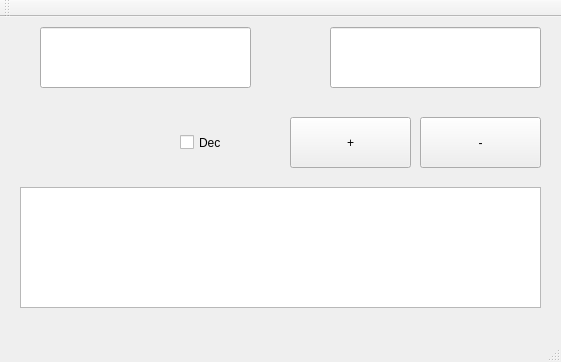
<?xml version="1.0" encoding="UTF-8"?>
<ui version="4.0">
 <class>MainWindow</class>
 <widget class="QMainWindow" name="MainWindow">
  <property name="geometry">
   <rect>
    <x>0</x>
    <y>0</y>
    <width>561</width>
    <height>362</height>
   </rect>
  </property>
  <property name="windowTitle">
   <string>Praktika</string>
  </property>
  <widget class="QWidget" name="centralWidget">
   <widget class="QLineEdit" name="lineEdit">
    <property name="geometry">
     <rect>
      <x>40</x>
      <y>10</y>
      <width>211</width>
      <height>61</height>
     </rect>
    </property>
   </widget>
   <widget class="QLineEdit" name="lineEdit_2">
    <property name="geometry">
     <rect>
      <x>330</x>
      <y>10</y>
      <width>211</width>
      <height>61</height>
     </rect>
    </property>
   </widget>
   <widget class="QCheckBox" name="checkBox">
    <property name="geometry">
     <rect>
      <x>180</x>
      <y>100</y>
      <width>91</width>
      <height>51</height>
     </rect>
    </property>
    <property name="text">
     <string>Dec</string>
    </property>
   </widget>
   <widget class="QPushButton" name="pushButton">
    <property name="geometry">
     <rect>
      <x>290</x>
      <y>100</y>
      <width>121</width>
      <height>51</height>
     </rect>
    </property>
    <property name="text">
     <string>+</string>
    </property>
   </widget>
   <widget class="QTextBrowser" name="textBrowser">
    <property name="geometry">
     <rect>
      <x>20</x>
      <y>170</y>
      <width>521</width>
      <height>121</height>
     </rect>
    </property>
   </widget>
   <widget class="QPushButton" name="pushButton_2">
    <property name="geometry">
     <rect>
      <x>420</x>
      <y>100</y>
      <width>121</width>
      <height>51</height>
     </rect>
    </property>
    <property name="text">
     <string>-</string>
    </property>
   </widget>
  </widget>
  <widget class="QMenuBar" name="menuBar">
   <property name="geometry">
    <rect>
     <x>0</x>
     <y>0</y>
     <width>561</width>
     <height>21</height>
    </rect>
   </property>
  </widget>
  <widget class="QToolBar" name="mainToolBar">
   <attribute name="toolBarArea">
    <enum>TopToolBarArea</enum>
   </attribute>
   <attribute name="toolBarBreak">
    <bool>false</bool>
   </attribute>
  </widget>
  <widget class="QStatusBar" name="statusBar"/>
 </widget>
 <layoutdefault spacing="6" margin="11"/>
 <resources/>
 <connections/>
</ui>
